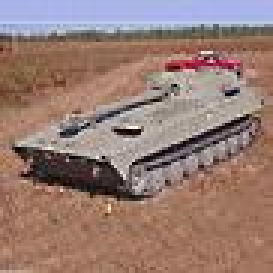
#> input picture 2S1.JPG, 91 x 91 px (shown 3 times larger)
$ jupyter execute --allow-errors ResearchProject.ipynb
#> lines starting #> are read from the running program, lines starting #| are printed output that depends on the picture
[cell 1]
import numpy as np
import matplotlib.pyplot as plt
from skimage import io
import math
import cv2 as cv
import random
import math
import skimage as sk
from skimage.transform import rescale, resize, downscale_local_mean
plt.style.use('seaborn-darkgrid')

### Pre-processing

In this stage,we:

1.import the images.

2.Convert images from the RGB format to grayscale images.

3.Resize(Not crop or scale) the converted images to be 32x32 images.

4.Divide the 18 images into 8 training images and 10 testing images.

5.Flatten those images so that they can become signals and then concatinate signals such that each signal is a row in a matrix

[cell 2]
# Training Dataset
img1 = io.imread('2S1.JPG')
#> img1 is the input picture: shape (91, 91, 3); mean R, G, B 151, 124, 115.8
img1 = sk.color.rgb2gray(img1)
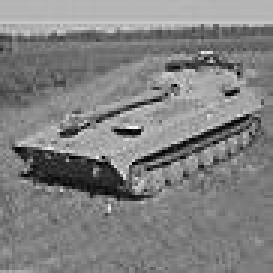
#> img1: shape (91, 91) float64 (shown 3 times larger); min 0.00561, max 0.975, mean 0.506
img1 = resize(img1,(32,32),anti_aliasing=True)
#> img1: shape (32, 32) float64

img2 = io.imread('BRDM2.JPG')
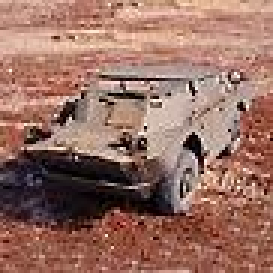
#> input picture BRDM2.JPG, 91 x 91 px (shown 3 times larger)
#> img2 is the input picture: shape (91, 91, 3); mean R, G, B 151.9, 111.1, 98.7
img2 = sk.color.rgb2gray(img2)
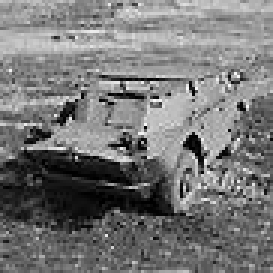
#> img2: shape (91, 91) float64 (shown 3 times larger); min 0.000833, max 0.981, mean 0.466
img2 = resize(img2,(32,32),anti_aliasing=True)
#> img2: shape (32, 32) float64

img3 = io.imread('BTR60.JPG')
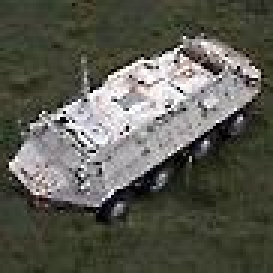
#> input picture BTR60.JPG, 91 x 91 px (shown 3 times larger)
#> img3 is the input picture: shape (91, 91, 3); mean R, G, B 91.6, 91.8, 82
img3 = sk.color.rgb2gray(img3)
#> img3: shape (91, 91) float64
img3 = resize(img3,(32,32),anti_aliasing=True)
#> img3: shape (32, 32) float64

img4 = io.imread('D7.JPG')
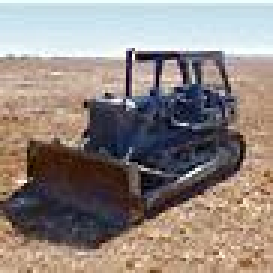
#> input picture D7.JPG, 91 x 91 px (shown 3 times larger)
#> img4 is the input picture: shape (91, 91, 3); mean R, G, B 145.1, 134.5, 129.2
img4 = sk.color.rgb2gray(img4)
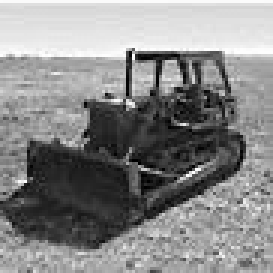
#> img4: shape (91, 91) float64 (shown 3 times larger); min 0.00198, max 1, mean 0.535
img4 = resize(img4,(32,32),anti_aliasing=True)
#> img4: shape (32, 32) float64

img5 = io.imread('SLICY.JPG')
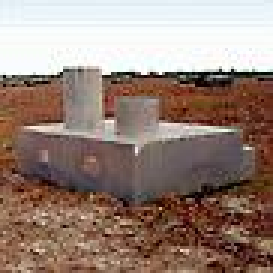
#> input picture SLICY.JPG, 91 x 91 px (shown 3 times larger)
#> img5 is the input picture: shape (91, 91, 3); mean R, G, B 150.8, 129.7, 119.5
img5 = sk.color.rgb2gray(img5)
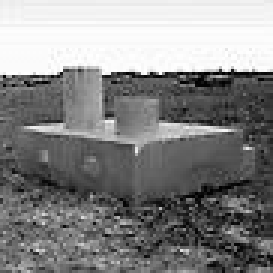
#> img5: shape (91, 91) float64 (shown 3 times larger); min 0.00281, max 1, mean 0.523
img5 = resize(img5,(32,32),anti_aliasing=True)
#> img5: shape (32, 32) float64

img6 = io.imread('T62.JPG')
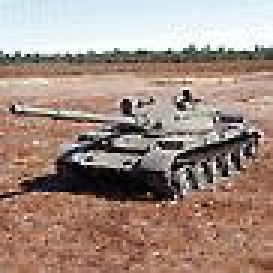
#> input picture T62.JPG, 91 x 91 px (shown 3 times larger)
#> img6 is the input picture: shape (91, 91, 3); mean R, G, B 161.8, 140.9, 130.2
img6 = sk.color.rgb2gray(img6)
#> img6: shape (91, 91) float64
img6 = resize(img6,(32,32),anti_aliasing=True)
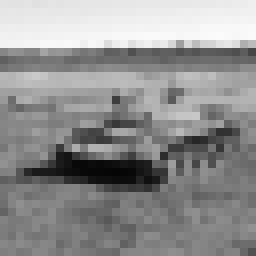
#> img6: shape (32, 32) float64 (shown 8 times larger); min 0.0227, max 0.985, mean 0.567

#> (the rest of this cell did not finish here and is left out)

[cell 3]
# Training signals
signal1 = np.array(img1.flatten(), dtype=np.float64)
#> signal1 = 1024 values, max 0.743 at index 78, min 0.12 at index 681, mean 0.506
signal1 = (signal1[np.newaxis])

signal2 = np.array(img2.flatten(), dtype=np.float64)
#> signal2 = 1024 values, max 0.763 at index 166, min 0.031 at index 747, mean 0.466
signal2 = (signal2[np.newaxis])

signal3 = np.array(img3.flatten(), dtype=np.float64)
#> signal3 = 1024 values, max 0.93 at index 338, min 0.04 at index 720, mean 0.357
signal3 = (signal3[np.newaxis])

signal4 = np.array(img4.flatten(), dtype=np.float64)
#> signal4 = 1024 values, max 0.96 at index 190, min 0.0821 at index 689, mean 0.534
signal4 = (signal4[np.newaxis])

signal5 = np.array(img5.flatten(), dtype=np.float64)
#> signal5 = 1024 values, max 0.99 at index 207, min 0.0778 at index 311, mean 0.523
signal5 = (signal5[np.newaxis])

signal6 = np.array(img6.flatten(), dtype=np.float64)
#> signal6 = 1024 values, max 0.985 at index 155, min 0.0227 at index 686, mean 0.567
signal6 = (signal6[np.newaxis])

#> (the rest of this cell did not finish here and is left out)
